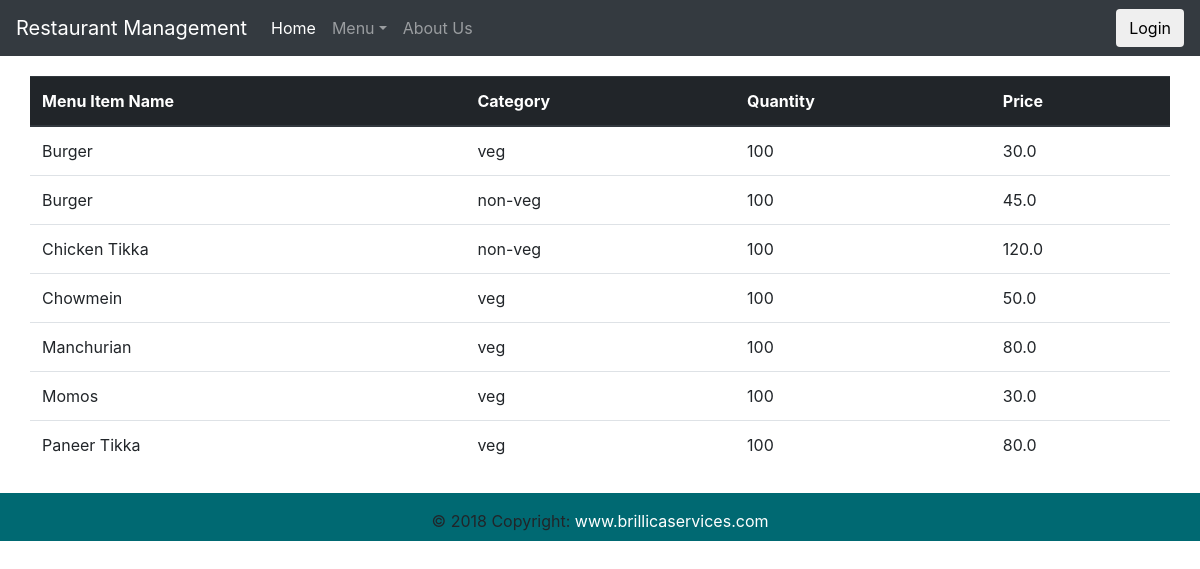
Screenshot of /mywebsite/ with the database file from the repository.
### mywebsite/models.py (models this page shows, shortened)
class Menu(models.Model):
    MENU_CATEGORY = (
        ('veg', 'Vegetarian'),
        ('non-veg', 'Non Vegetarian'),
    )
    recipe_name = models.CharField(max_length=50, help_text='Enter the menu item name',
                                   verbose_name='Menu Item name')
    menucategory = models.CharField(max_length=7, choices=MENU_CATEGORY, default='veg',
                                    help_text='Describe if the dish is veg or non-veg',
                                    verbose_name='Select the dish type')
    items_in_stock = models.IntegerField(default=0, help_text='Enter the number of items in stock',
                                         verbose_name='Number of items in stock')
    price = models.FloatField(default=0.0, help_text='Enter the price of the menu item',
                              verbose_name='Price of the menu item')
    class Meta:
        ordering = ["recipe_name"]

### mywebsite/views.py (the view)
# urls.py: path('', views.index, name='index'),
def index(request):
    all_recipes_name = Menu.objects.order_by('recipe_name')
    context = {
        'recipes_name': all_recipes_name,
    }
    template = loader.get_template('mywebsite/index.html')
    return HttpResponse(template.render(context, request))

### mywebsite/templates/mywebsite/index.html (shortened to what this page needs)
{% extends 'mywebsite/base.html' %}
{% block content %}
<table class="table table-hover">
    <thead class="thead-dark">
    <tr>
        <th>Menu Item Name</th>
        <th>Category</th>
        <th>Quantity</th>
        <th>Price</th>
    </tr>
    </thead>
    <tbody>
    {% for recipe in recipes_name %}
    <tr>
        <td> {{ recipe.recipe_name }}  </td>
        <td> {{ recipe.menucategory }}  </td>
        <td> {{ recipe.items_in_stock }}  </td>
        <td> {{ recipe.price }}  </td>
        {% endfor %}
    </tbody>
</table>
{% endblock %}

### mywebsite/templates/mywebsite/base.html (shortened to what this page needs)
<!DOCTYPE html>
{% load static %}
<html>
<head>
    <link rel="stylesheet" href="{% static 'mywebsite/css/bootstrap.min.css' %}"/>
</head>
<body>
    <nav class="navbar navbar-expand-sm navbar-dark bg-dark">
      <a class="navbar-brand" href="#">Restaurant Management</a>
      <div class="collapse navbar-collapse" id="navbarsExample03">
        <ul class="navbar-nav mr-auto">
          <li class="nav-item active">
            <a class="nav-link" href="{% url 'index' %}">Home <span class="sr-only">(current)</span></a>
          </li>
          <li class="nav-item dropdown">
            <a class="nav-link dropdown-toggle" href="https://example.com" id="dropdown03" data-toggle="dropdown" aria-haspopup="true" aria-expanded="false">Menu</a>
          </li>
        <li class="nav-item">
            <a class="nav-link" href="#">About Us</a>
          </li>
        </ul>
          {% if user.is_authenticated %}
                <form class="form-inline mt-2 mt-md-0" action="{% url 'logout' %}">
                    <button class="btn" type="submit">Logout</button>
                </form>
          {% else %}
                <form class="form-inline mt-2 mt-md-0" action="{% url 'login' %}">
                    <button class="btn" type="submit">Login</button>
                </form>
          {% endif %}
      </div>
    </nav>
    <div id="wrapper" style="margin-left: 30px; margin-right: 30px;">
        <div id="content">
            {% block content %}{% endblock %}
        </div>
    </div>
    <div id="footer" class="page-footer font-small cyan darken-3 mt-4" style="background-color: #006972;">
    <div class="footer-copyright text-center py-3">© 2018 Copyright:
      <a href="https://mdbootstrap.com/bootstrap-tutorial/" style="color: white;"> www.brillicaservices.com</a>
    </div>
  </div>
</body>
</html>

### mywebsite/templates/mywebsite/base.html (style rules this page uses)
body { padding-bottom: 20px; }
.navbar { margin-bottom: 20px; }
#footer { clear: both; position: relative; z-index: 10; height: 3em; margin-top: -3em; }

### rows the page displays
Menu: recipe_name "Burger", menucategory "veg", items_in_stock "100", price "30.0"
Menu: recipe_name "Burger", menucategory "non-veg", items_in_stock "100", price "45.0"
Menu: recipe_name "Chicken Tikka", menucategory "non-veg", items_in_stock "100", price "120.0"
Menu: recipe_name "Chowmein", menucategory "veg", items_in_stock "100", price "50.0"
Menu: recipe_name "Manchurian", menucategory "veg", items_in_stock "100", price "80.0"
Menu: recipe_name "Momos", menucategory "veg", items_in_stock "100", price "30.0"
Menu: recipe_name "Paneer Tikka", menucategory "veg", items_in_stock "100", price "80.0"
